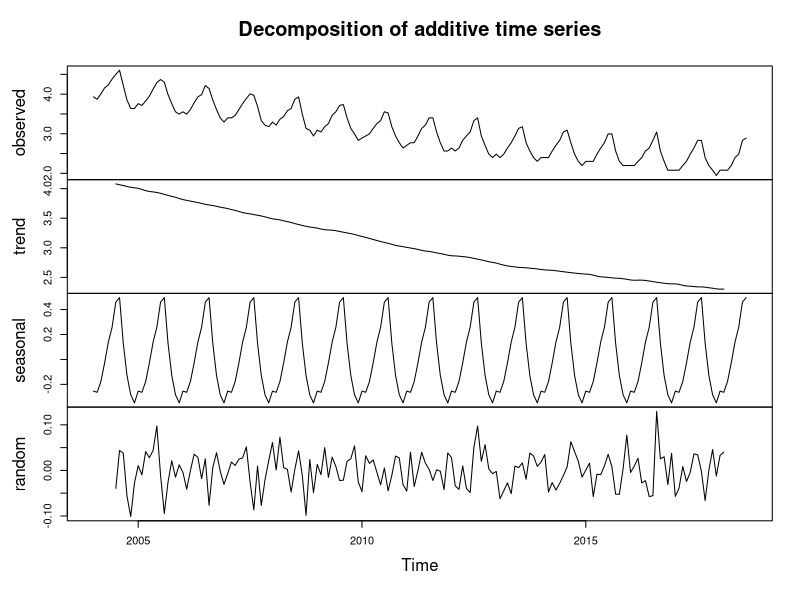
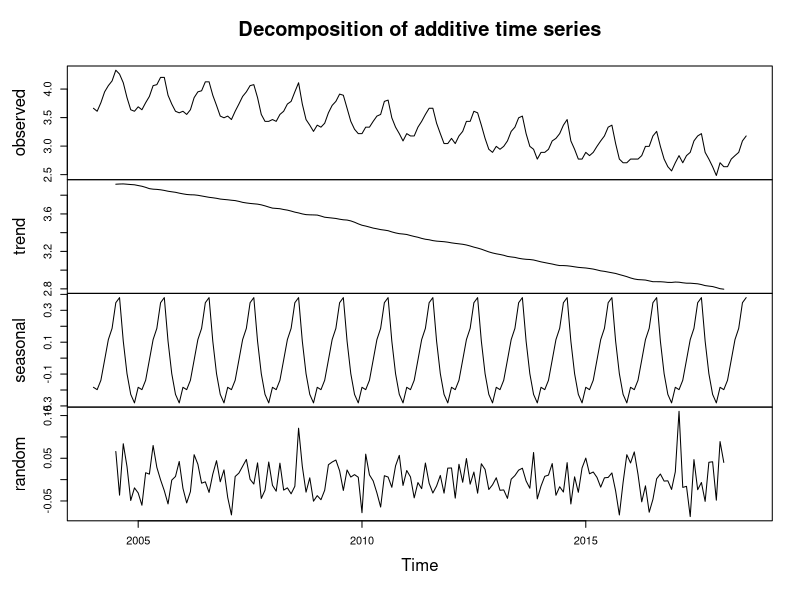
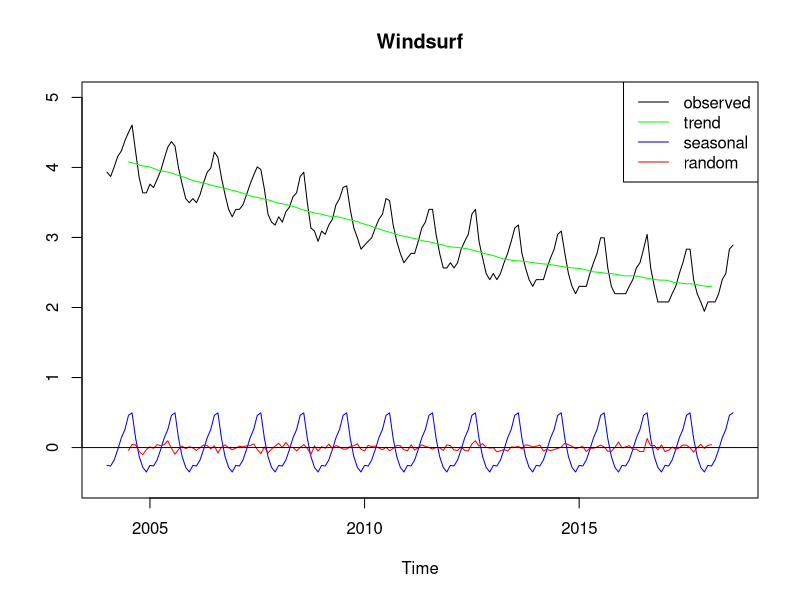
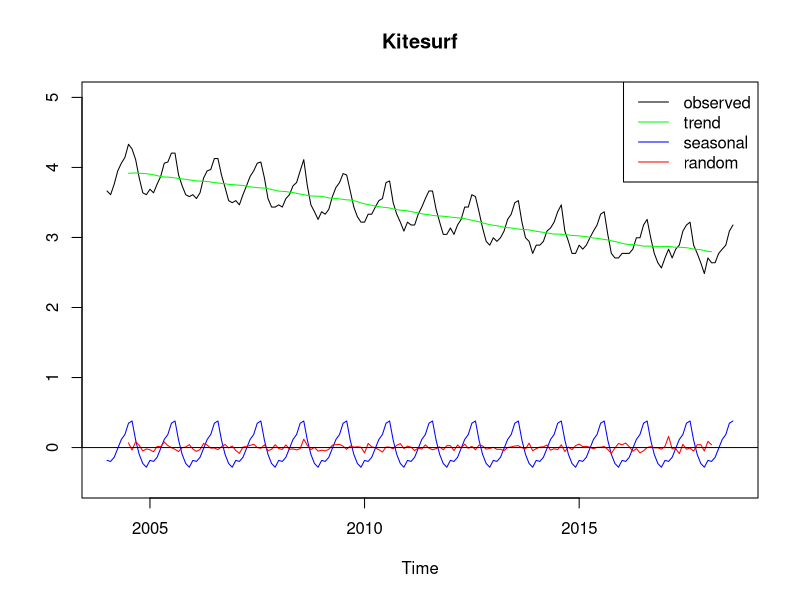
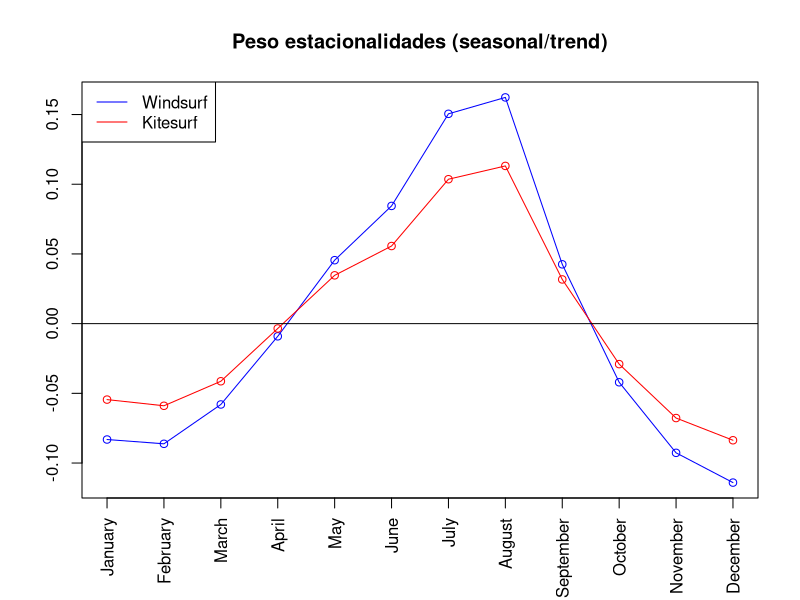
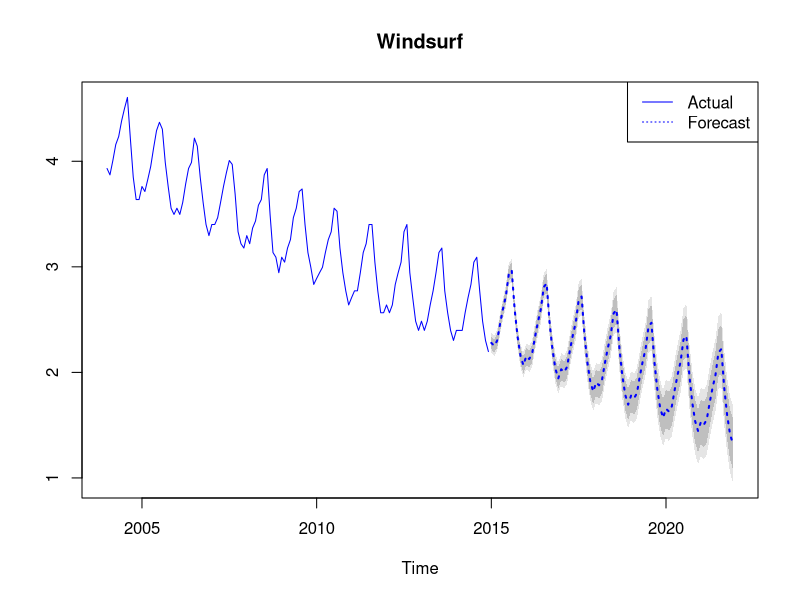
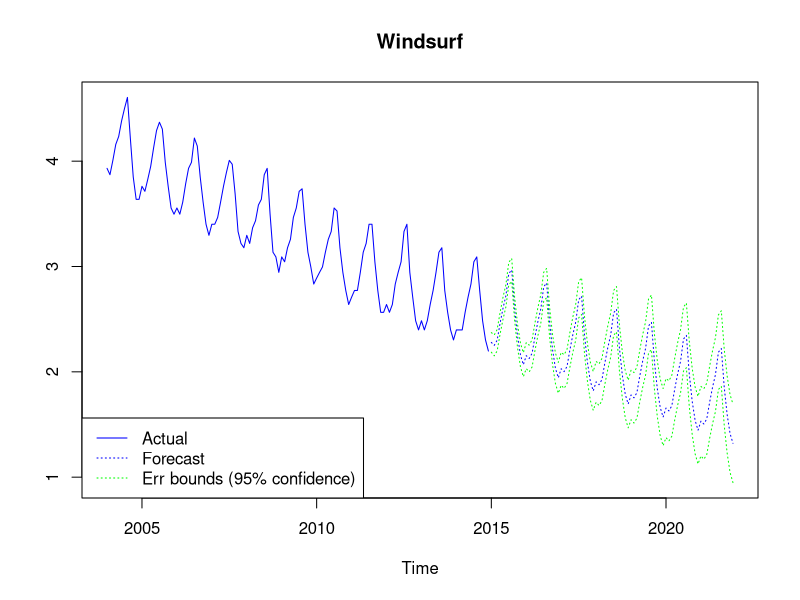
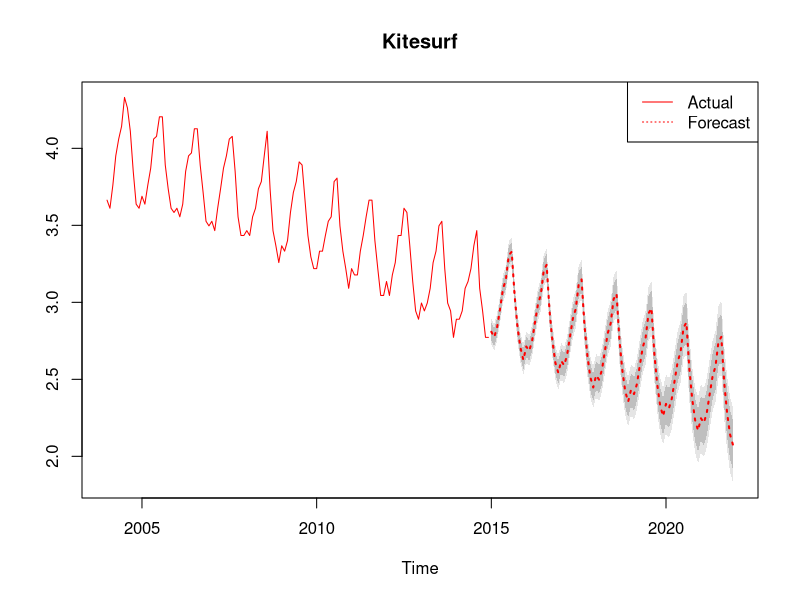

Write the R code that produced these figures, in order.
# Windsurf vs Kitesurf. Series temporales con R
# www.overfitting.net
# https://www.overfitting.net/2018/08/windsurf-vs-kitesurf-series-temporales.html


# FUNCIÓN AUXILIAR
decomposedts.plot=function(decomposedts, legend=T,
        x='topright', ylab='', ...){
    plot(decomposedts$x, ylab=ylab, ...)
    lines(decomposedts$trend, col='green')
    lines(decomposedts$seasonal, col='blue')
    lines(decomposedts$random, col='red')
    abline(h=0)
    if (legend) legend(x=x, c('observed', 'trend', 'seasonal', 'random'),
        col=c('black', 'green', 'blue', 'red'), lty=c(1,1,1,1))
}


# DESCOMPOSICIÓN SERIES TEMPORALES

# Series temporales mensuales desde ene-04
surf=read.table("surf.csv", sep=',', header=T)  # CSV de Google
windsurfts=ts(surf$Windsurf, frequency=12, start=c(2004,1))
kitesurfts=ts(surf$Kitesurf, frequency=12, start=c(2004,1))

# Corrección logarítmica
logwindsurfts=log(windsurfts)
logkitesurfts=log(kitesurfts)

# Descomposición
logwindsurftscomps=decompose(logwindsurfts)  # type='additive'
logkitesurftscomps=decompose(logkitesurfts)  # type='additive'
plot(logwindsurftscomps)
plot(logkitesurftscomps)
decomposedts.plot(logwindsurftscomps, ylim=c(-0.5, 5), main='Windsurf')
decomposedts.plot(logkitesurftscomps, ylim=c(-0.5, 5), main='Kitesurf')

# Peso de las estacionalidades (seasonal/trend)
plot(logwindsurftscomps$figure/mean(logwindsurftscomps$trend, na.rm=T),
     type='o', col='blue', xaxt='n',
     main='Peso estacionalidades (seasonal/trend)', xlab='', ylab='')
lines(logkitesurftscomps$figure/mean(logkitesurftscomps$trend, na.rm=T),
     type='o', col='red')
abline(h=0)
axis(1, at=1:12, labels=months(ISOdate(2000,1:12,1)), las=2)
legend('topleft', c('Windsurf', 'Kitesurf'), col=c('blue', 'red'), lty=c(1,1))


# FORECASTING ARIMA(p,d,q)(P,D,Q)[m]

library(forecast)  # auto.arima() y forecast()

training=read.table("surftraining.csv", sep=',', header=T)  # ene-04 a dic-14
valid=read.table("surfvalid.csv", sep=',', header=T)  # ene-15 a ago-18

windsurfts=ts(training$Windsurf, frequency=12, start=c(2004,1))
kitesurfts=ts(training$Kitesurf, frequency=12, start=c(2004,1))
windsurfvalidts=ts(valid$Windsurf, frequency=12, start=c(2015,1))
kitesurfvalidts=ts(valid$Kitesurf, frequency=12, start=c(2015,1))

# Corrección logarítmica
logwindsurfts=log(windsurfts)
logkitesurfts=log(kitesurfts)


# Windsurf (2 métodos)
fit=auto.arima(logwindsurfts, trace=T)  # Best model: ARIMA(1,1,1)(0,1,1)[12]
fit=arima(logwindsurfts, order=c(1,1,1), seasonal=list(order=c(0,1,1)))

plot(forecast(fit, h=12*7), col='blue', fcol='blue', flty=3,  # Proy. 7 años
    main='Windsurf', xlab='Time', shadecols=c('gray90','gray75'))
legend('topright', c('Actual', 'Forecast'), col=c('blue','blue'), lty=c(1,3))

forewind=predict(fit, n.ahead=12*7)  # Proy. 7 años
U=forewind$pred+2*forewind$se
L=forewind$pred-2*forewind$se
ts.plot(logwindsurfts, forewind$pred, U, L,
    col=c('blue','blue','green','green'), lty=c(1,3,3,3), main='Windsurf')
legend('bottomleft', c('Actual', 'Forecast', 'Err bounds (95% confidence)'),
    col=c('blue','blue','green'), lty=c(1,3,3))


# Kitesurf (2 métodos)
fit=auto.arima(logkitesurfts, trace=T)  # Best model: ARIMA(0,1,1)(1,1,1)[12]
fit=arima(logkitesurfts, order=c(0,1,1), seasonal=list(order=c(1,1,1)))

plot(forecast(fit, h=12*7), col='red', fcol='red', flty=3,  # Proy. 7 años
    main='Kitesurf', xlab='Time', shadecols=c('gray90','gray75'))
legend('topright', c('Actual', 'Forecast'), col=c('red','red'), lty=c(1,3))

forekite=predict(fit, n.ahead=12*7)  # Proy. 7 años
U=forekite$pred+2*forekite$se
L=forekite$pred-2*forekite$se
ts.plot(logkitesurfts, forekite$pred, U, L,
    col=c('red','red','green','green'), lty=c(1,3,3,3), main='Kitesurf')
legend('bottomleft', c('Actual', 'Forecast', 'Err bounds (95% confidence)'),
    col=c('red','red','green'), lty=c(1,3,3))


# Forecasts desglose
ts.plot(exp(logwindsurfts), exp(forewind$pred),  # exp() deshace logaritmo
    exp(logkitesurfts), exp(forekite$pred),
    windsurfvalidts, kitesurfvalidts,
    col=c('blue','blue','red','red','green','green'),
    lty = c(1,3,1,3,1,1), ylim=c(0,100))
abline(h=0, col='gray')
legend('topright', c('Windsurf', 'Kitesurf', 'Validation', 'Forecast'),
    col=c('blue', 'red', 'green', 'black'), lty=c(1,1,1,3))
